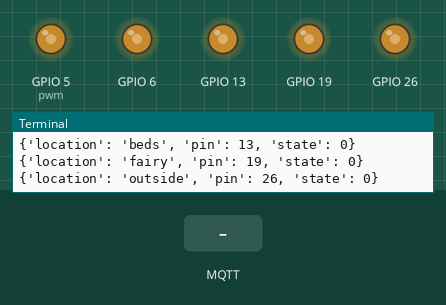
The program below on a simulated Raspberry Pi (BCM pin numbers). Shown: output pins drawn as LEDs (lit = HIGH), the last lines printed to the terminal. The inputs (shaded band) are chosen by the test bench. No MQTT or app messages arrive unless stated; the clock reads 2024-03-15 10:24:30 at power-on unless the program sets it.

Above: at 0.1 s.
At 1.3 s:
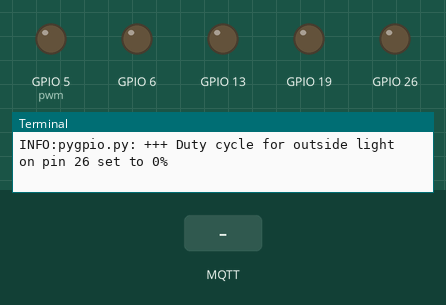
1.4 s: MQTT message "OFF" arrives on the first subscribed topic
2.9 s: MQTT message "lights" arrives on the first subscribed topic
4.4 s: MQTT message "brightness" arrives on the first subscribed topic
Timing chart, 0 to 7.4 s (numbered marks = the images above; inputs shaded):
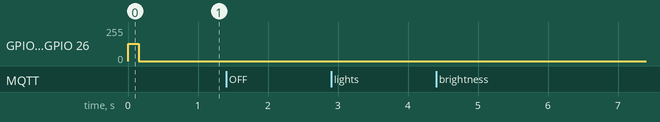

The program:

pygpio_v1.py
```python
#!/usr/bin/env python
import sys, time, os, logging
from systemd.journal import JournalHandler
import RPi.GPIO as GPIO
import paho.mqtt.client as mqtt
import paho.mqtt.publish as publish

# -----------------------------------
# CONFIGURE LOGGING TO SYSTEM JOURNAL
# -----------------------------------
logging.basicConfig()
logger = logging.getLogger('pygpio.py')
logger.addHandler(JournalHandler())
logger.setLevel(logging.INFO)
logger.info(" +++ pygpio started")

# --------------
# CONFIGURE MQTT
# --------------
client = mqtt.Client()
broker_host = "localhost"
broker_port =  1883
topics = [("lights/#",0),("pygpio/#",0)]

# --------------
# CONFIGURE GPIO
# --------------
GPIO.setwarnings(False)
GPIO.setmode(GPIO.BCM)
lights=[
   {"location": "ceiling", "pin":  5, "state": 0},
   {"location": "table",   "pin":  6, "state": 0},
   {"location": "beds",    "pin": 13, "state": 0},
   {"location": "fairy",   "pin": 19, "state": 0},
   {"location": "outside", "pin": 26, "state": 0}
]
for index,light in enumerate(lights):
   print(light)
   GPIO.setup(light["pin"],GPIO.OUT)
   light.update({"pwm": GPIO.PWM(light["pin"],5000)})
   light["pwm"].start(50)
   light["state"]=50

# --------------------
# SET GLOBAL VARIABLES
# --------------------
led_brightness = 100

# ===============================================================

# -------------------------
# SET PWM FOR SUPPLIED PINS
# -------------------------
def set_light(location,command):
   global lights
   global led_brightness
   dc = 0 if command == "OFF" else led_brightness
   for light in lights:
      if light["location"] == location:
         light["pwm"].ChangeDutyCycle(dc)
         light["state"]=dc
         logger.info(" +++ Duty cycle for " + location + " light on pin " + str(light["pin"]) + " set to " + str(dc) + "%")

def set_all_lights(command):
   global lights
   for light in lights:
      set_light(light["location"],command)

def set_brightness(dc):
   global led_brightness, lights
   led_brightness=dc
   client.publish("lights/brightness/state",dc,qos=0,retain=True)
   for light in lights:
      if light["state"] != 0:
         light["pwm"].ChangeDutyCycle(dc)
         logger.info(" +++ PWM duty cycle for " + light["location"] + " light set to " + str(dc) + "%")

# -------------------------
# PROCESS INCOMING MESSAGES
# -------------------------
def on_message(client, userdata, msg):

   topic = msg.topic.split("/")
   payload = msg.payload.decode("utf-8")
   logger.info(" +++ received message: topic=" + msg.topic + " payload=" + payload)

   if topic[0] == "lights":
      if topic[1] == "brightness":
         if topic[2] == "set":
           set_brightness(payload)
      else:
         set_light(topic[1],payload)

   if topic == "pygpio/hello":
      logger.info(" +++ publishing to: gpio/available")
      client.publish("gpio/available","online",qos=0,retain=True)

# ----------------------------
# CALLBACK FOR MQTT CONNECTION
# ----------------------------
def on_connect(client, userdata, flags, rc):
   if rc == 0:
      logger.info(" +++ connected to mosquitto host")
      client.publish("gpio/available","online")
      client.subscribe(topics)
      set_all_lights("OFF")
   else:
      logger.info(" +++ failed to connect with code %d\n", rc)

# -------------------------------
# CALLBACK FOR MQTT DISCONNECTION
# -------------------------------
def on_disconnect(client, userdata, rc):
   logger.info(" +++ disconnected from mosquitto host")

# ===============================================================

client.on_connect = on_connect
client.on_disconnect = on_disconnect
client.on_message = on_message
client.connect(broker_host, broker_port, 60)
client.loop_start()

while True:
   try:
      time.sleep(0.1)
   except KeyboardInterrupt:
      logger.info(" +++ keyboard interrupt - cleaning up")
      for light in lights:
         light["pwm"].stop()
         GPIO.setup(light["pin"],GPIO.OUT)
         GPIO.output(light["pin"],GPIO.LOW)
      client.publish("gpio/available","offline")
      client.disconnect(13)
      client.loop_stop()
      print("stop")
      GPIO.cleanup()
      sys.exit(os.EX_OK)
```
